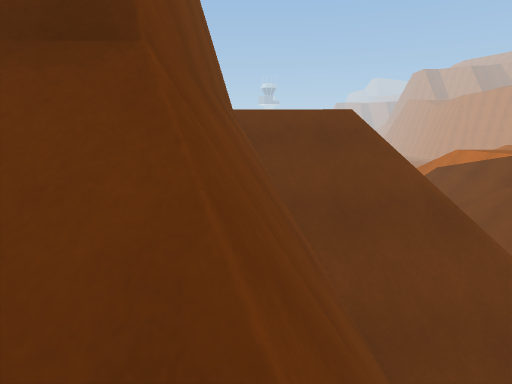
view 1 (above)

19 first-person views from a walk through a 3-D level made in the Unity game engine. The camera is 1.3 m above the floor, tilts 10° down and sees 75° across. The floor is counted in squares, 1 m on a side. Each view is taken from the middle of a square. On the plan, view 1 faces up. The plan holds only what a view shows up to about 14 squares ahead; the rest is blank. The place goes on beyond the plan. The player character is not drawn. Some surface patterns are stand-ins.

view 2
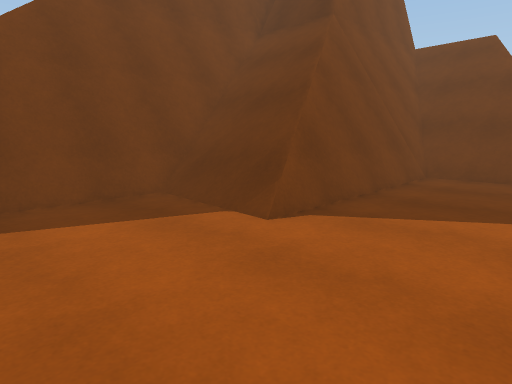

view 3
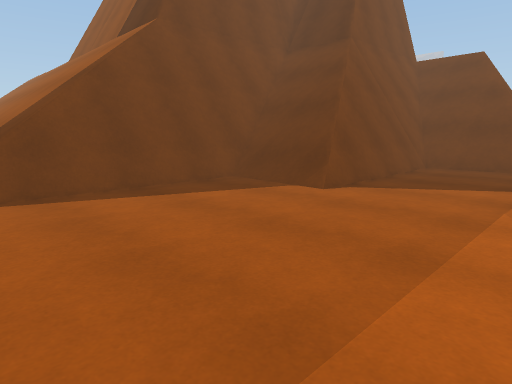

view 4
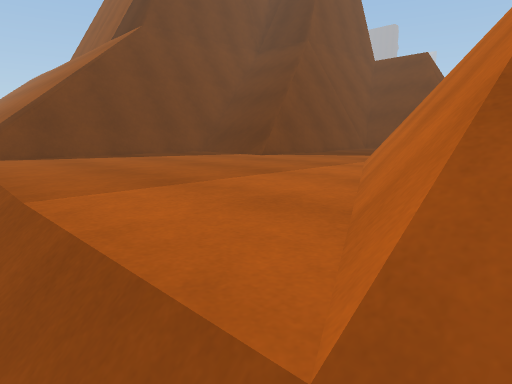

view 5
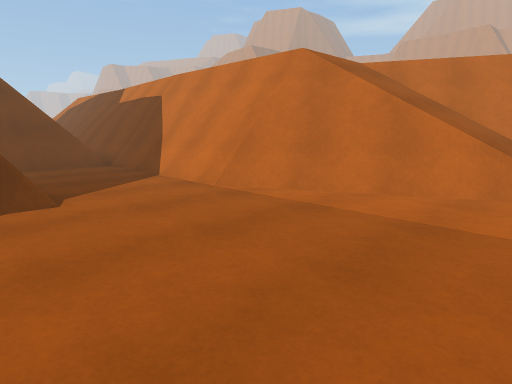

view 6
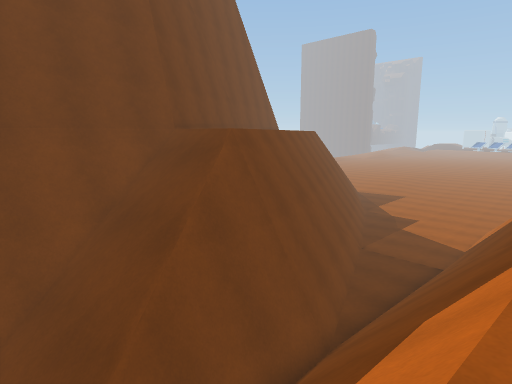

view 7
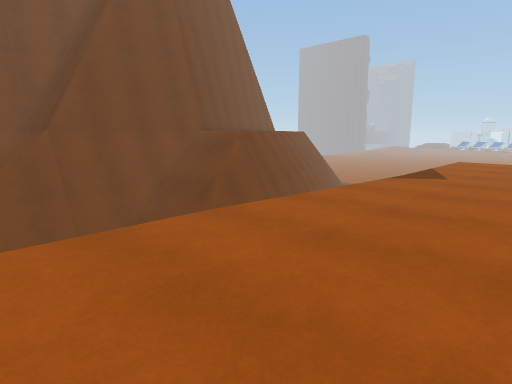

view 8
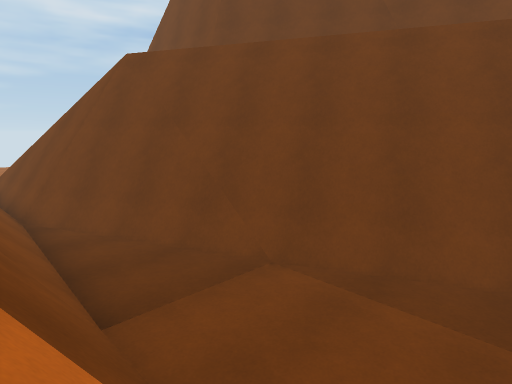

view 9
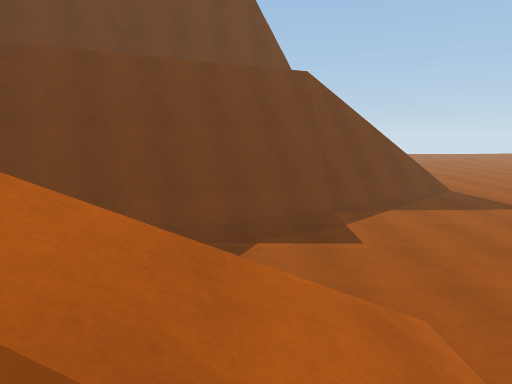

view 10
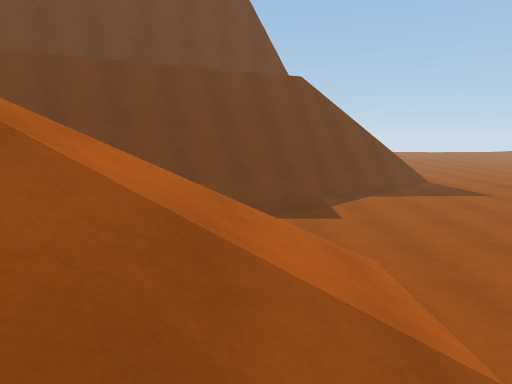

view 11
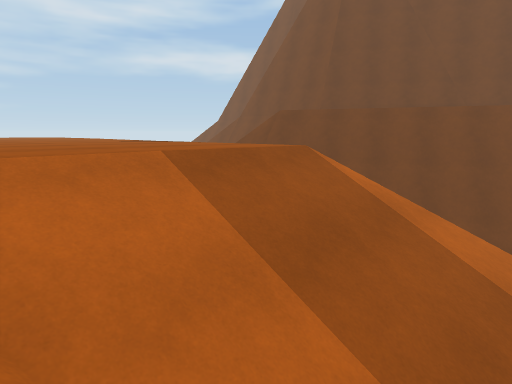

view 12
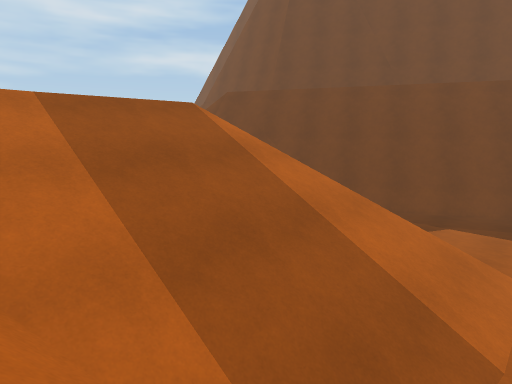

view 13
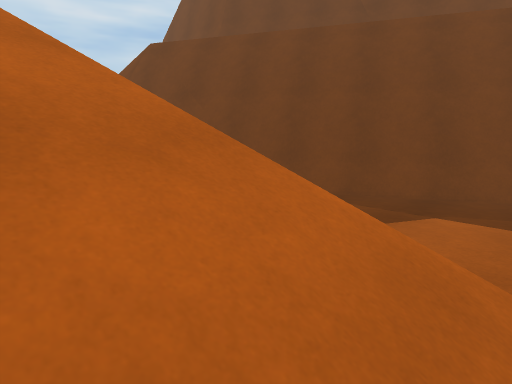

view 14
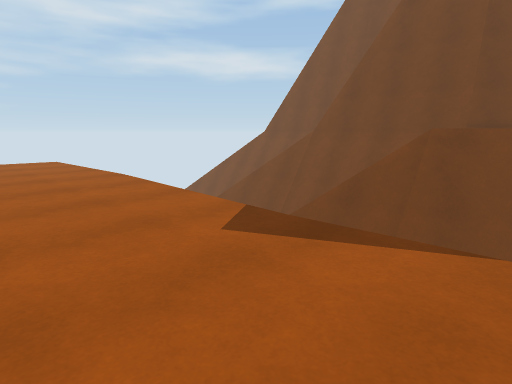

view 15
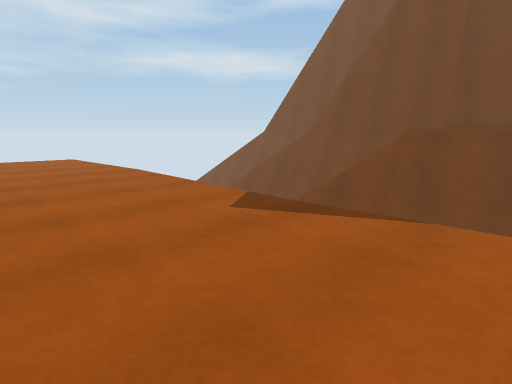

view 16
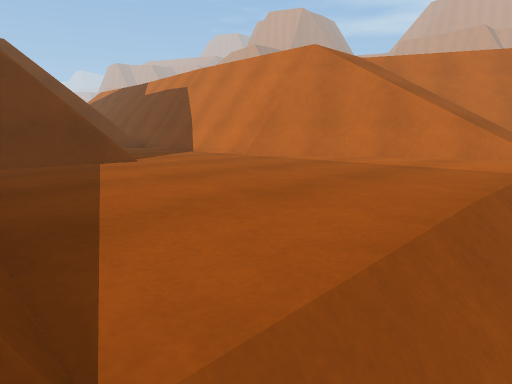

view 17
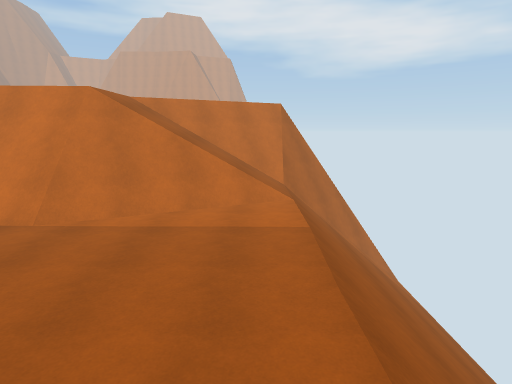

view 18
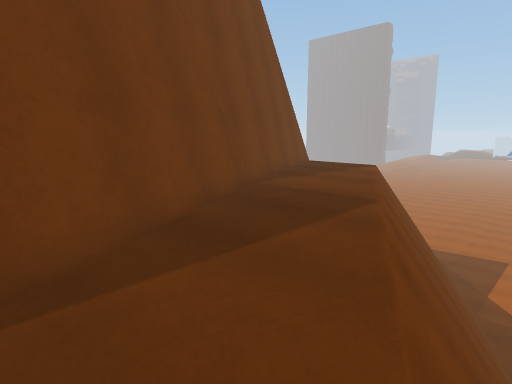

view 19
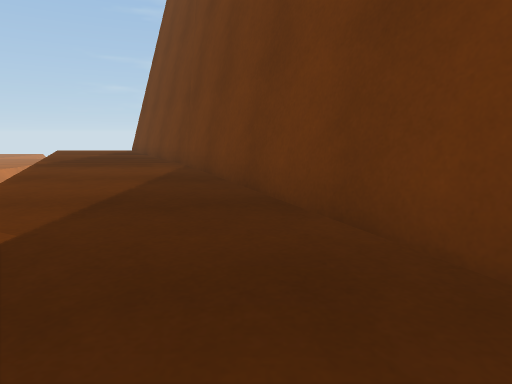

### Floor plan
Key: @ floor where view 1 was taken; # wall or solid block; . main floor; : floor 4 m higher than the main floor; + floor 5.25 m higher than the main floor; * floor 5.5 m higher than the main floor; / step, stairs or slope; = window, fence, low wall or low ledge; v drop or lower ground.
Columns run from 7 left of view 1 to 16 right of it. Each row starts with its distance up from view 1.
 24  /  v##...........    /
 23 ***+v##=......//////
 22 #***vv##......v////////
 21 #***+v##=....  /////////
 20 ##***vv##....   ///////
 19  #***+v##=....=#////////
 18  ##***vv##....##////////
 17   #***vv##=...##v///////
 16   ##***vv##...## /:::::
 15   ##***vv##=..=#v::::::
 14    ##***vv##..##v::::::
 13     #***vv##..##v::::::
 12     ##***vv#=.##v::::::
 11      #***vv##.##v::::::
 10      ##***v #=##v::::::
  9       #///vv#=#vv:::::
  8       #=///vv=#vv:::::
  7       ##////vvvvv:::::
  6       ##=///vv vv:::::
  5       ###////v  v:::::
  4       ###=///v   :::::
  3   #####v##////## :::::
  2   ##///v##....##v:::::
  1   ##////v#....##v:::::
  0    #=//@v#....##v::::
 -1    ##////#....##v:::::
 -2   ###=///=....##v::::
 -3   ####///=....##v ::
 -4 ###v #=///....##v
 -5 ///vv##.......##v////
 -6 ////v##.......=#v///v
 -7 /////##........##///==
 -8 /////v=........=#///=#:
 -9 //////=.........=///=#v
-10  /////=.........=///=#v
-11       /..........///
-12       /////////////

Where each view was taken, in squares from view 1:
view 1: 0 up, 0 right, facing up
view 2: 8 down, 6 right, facing up-left
view 3: 11 down, 7 right, facing up-left
view 4: 12 down, 10 right, facing up-left
view 5: 11 down, 1 right, facing up-right
view 6: 3 up, 10 right, facing up-left
view 7: 1 down, 14 right, facing up-left
view 8: 21 up, 8 right, facing down-left
view 9: 21 up, 11 right, facing left
view 10: 21 up, 13 right, facing left
view 11: 21 up, 16 right, facing down-left
view 12: 24 up, 15 right, facing down-left
view 13: 23 up, 10 right, facing down-left
view 14: 13 up, 14 right, facing down-left
view 15: 14 up, 15 right, facing down-left
view 16: 12 down, 1 left, facing up-right
view 17: 10 down, 2 left, facing right
view 18: 10 up, 2 right, facing up-left
view 19: 24 up, 6 left, facing down
